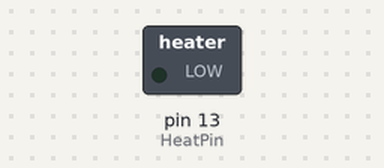
Bench run of a sketch on a simulated Arduino Uno, built with avr-gcc and run on an emulated ATmega328P. Parts: switched loads named in the sketch (green lamp = pin HIGH). Dashed ring = blinking.

Above: at 0.5 s.
Timing chart, 0 to 4.6 s (numbered marks = the images above):
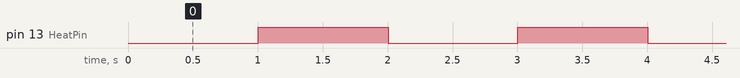

Measured:
- by itself, pin 13 (HeatPin): alternates HIGH for 1.0 s and LOW for 1.0 s

The sketch:

Heater_Code.ino
```cpp
// constants won't change. Used here to
// set pin numbers:
const int HeatPin =  13;      // the number of the LED pin

// Variables will change:
int HeatState = LOW;             // HeatState used to set the heater
long previousMillis = 0;        // will store last time heater was updated
long interval = 1000;           // interval at which to be on for

void setup() {
  // set the digital pin as output:
  pinMode(HeatPin, OUTPUT);
}

void loop(){
  unsigned long currentMillis = millis();

  if(currentMillis - previousMillis > interval) {
    // save the last time you started heater
    previousMillis = currentMillis;
     // if the Heater is off turn it on and vice-versa:
    if (HeatState == LOW)
      HeatState = HIGH;
    else
      HeatState = LOW;

    // set the Heater with the ledState of the variable:
    digitalWrite(HeatPin, HeatState);
  }
}
```
